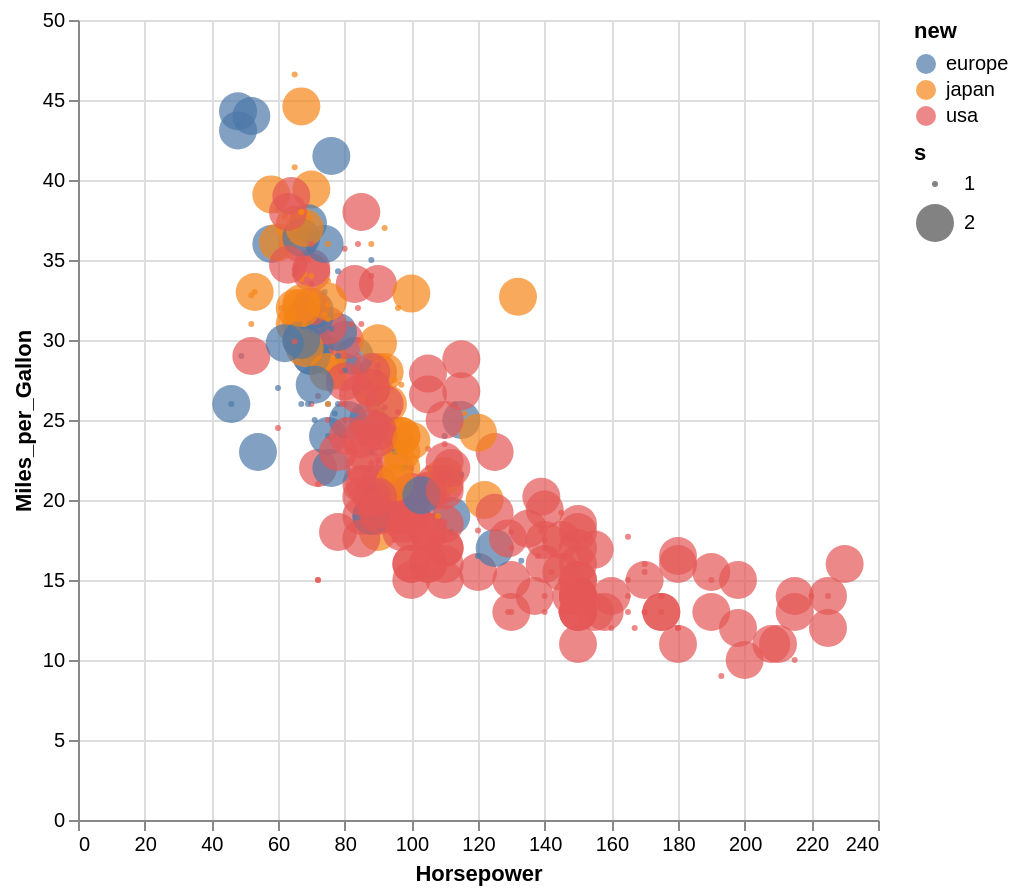

The cell this chart's notebook holds for it:
### Code cell
df |> @vlplot(
    :circle,
    x=:Horsepower,
    y=:Miles_per_Gallon,
    color=:new,
    size="s:o",
    width=400,
    height=400
)

### Figure 1 — Vega specification as saved in the notebook (floating-point values rounded to 4 significant figures; data arrays with more than 128 entries replaced by an {"elided": "..."} marker saying what was removed)
{"$schema": "https://vega.github.io/schema/vega/v5.json", "axes": [{"aria": false, "domain": false, "grid": true, "gridScale": "y", "labels": false, "maxExtent": 0, "minExtent": 0, "orient": "bottom", "scale": "x", "tickCount": {"signal": "ceil(width/40)"}, "ticks": false, "zindex": 0}, {"aria": false, "domain": false, "grid": true, "gridScale": "x", "labels": false, "maxExtent": 0, "minExtent": 0, "orient": "left", "scale": "y", "tickCount": {"signal": "ceil(height/40)"}, "ticks": false, "zindex": 0}, {"grid": false, "labelFlush": true, "labelOverlap": true, "orient": "bottom", "scale": "x", "tickCount": {"signal": "ceil(width/40)"}, "title": "Horsepower", "zindex": 0}, {"grid": false, "labelOverlap": true, "orient": "left", "scale": "y", "tickCount": {"signal": "ceil(height/40)"}, "title": "Miles_per_Gallon", "zindex": 0}], "background": "white", "data": [{"name": "source_0", "values": {"elided": "406 records"}}, {"name": "data_0", "source": "source_0", "transform": [{"expr": "isValid(datum[\"Horsepower\"]) && isFinite(+datum[\"Horsepower\"]) && isValid(datum[\"Miles_per_Gallon\"]) && isFinite(+datum[\"Miles_per_Gallon\"])", "type": "filter"}]}], "height": 400, "legends": [{"encode": {"symbols": {"update": {"opacity": {"value": 0.7}}}}, "fill": "color", "symbolType": "circle", "title": "new"}, {"encode": {"symbols": {"update": {"fill": {"value": "black"}, "fillOpacity": {"value": 0.7}, "opacity": {"value": 0.7}, "stroke": {"value": "transparent"}}}}, "size": "size", "symbolType": "circle", "title": "s"}], "marks": [{"encode": {"update": {"ariaRoleDescription": {"value": "circle"}, "description": {"signal": "\"Horsepower: \" + (format(datum[\"Horsepower\"], \"\")) + \"; Miles_per_Gallon: \" + (format(datum[\"Miles_per_Gallon\"], \"\")) + \"; new: \" + (isValid(datum[\"new\"]) ? datum[\"new\"] : \"\"+datum[\"new\"]) + \"; s: \" + (isValid(datum[\"s\"]) ? datum[\"s\"] : \"\"+datum[\"s\"])"}, "fill": {"field": "new", "scale": "color"}, "opacity": {"value": 0.7}, "shape": {"value": "circle"}, "size": {"field": "s", "scale": "size"}, "x": {"field": "Horsepower", "scale": "x"}, "y": {"field": "Miles_per_Gallon", "scale": "y"}}}, "from": {"data": "data_0"}, "name": "marks", "style": ["circle"], "type": "symbol"}], "padding": 5, "scales": [{"domain": {"data": "data_0", "field": "Horsepower"}, "name": "x", "nice": true, "range": [0, {"signal": "width"}], "type": "linear", "zero": true}, {"domain": {"data": "data_0", "field": "Miles_per_Gallon"}, "name": "y", "nice": true, "range": [{"signal": "height"}, 0], "type": "linear", "zero": true}, {"domain": {"data": "data_0", "field": "new", "sort": true}, "name": "color", "range": "category", "type": "ordinal"}, {"domain": {"data": "data_0", "field": "s", "sort": true}, "name": "size", "range": [9, 361], "type": "point"}], "style": "cell", "width": 400}
